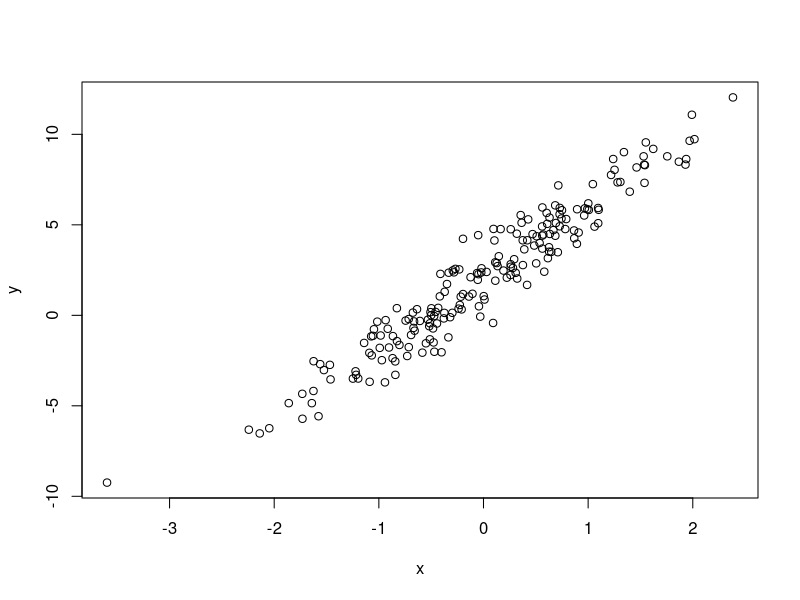
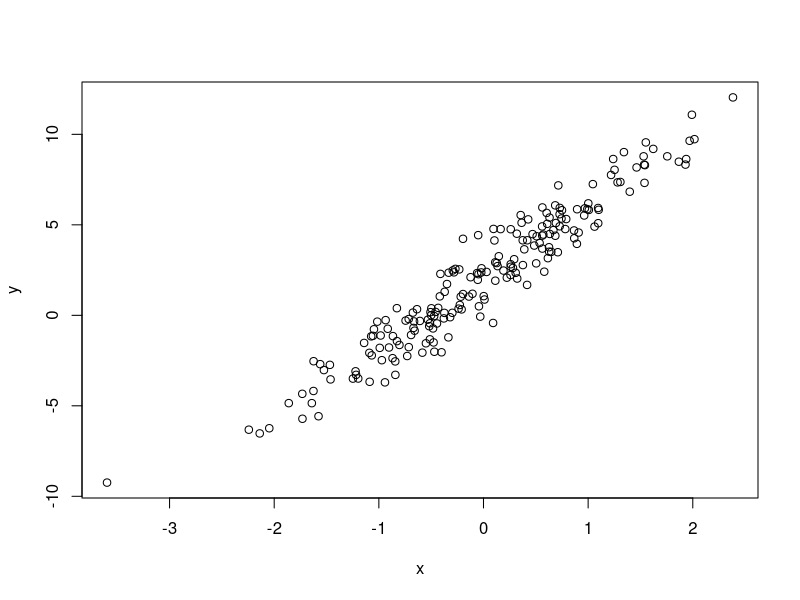

These charts were generated, in order, by the following R code: (Note: this script raises an error after producing the figures.)
## ---- chunk 1
n= 200

x = rnorm(n,)


y= 2 + 4*x + rnorm(n)


plot(x,y)

## ---- chunk 2

X <- model.matrix(~x)

# Build model
 # Inititialization of alpha1 and alpha2

kalman <- function(x,y,alpha0,sig20){
    alpha = alpha0
        
    V = diag(2)*100
    
    sig2 <- sig20
    
    for (a in 1:4) {
      
    for (i in 1:length(x)){
        alphas[i,] = alpha
        
        Y = y[i]
        Z = matrix(X[i,],ncol = 2)
        
        # State matrix
        F_ = diag(2)
        
       
        ###### Prediction step
        alphaTgivt <- F_%*% alpha
        
        VTgivt <- F_%*%V%*%t(F_)
        
        ### Correction step
        Kt <- VTgivt %*% t(Z)%*% (Z%*%VTgivt%*%t(Z)+sig2)^(-1)
        
        alpha <- alphaTgivt + Kt%*%(Y-(Z%*%alphaTgivt))
        V = VTgivt - Kt%*%Z%*%VTgivt
    }
    
    # Update sig2
    sig2 = 1/(length(x)-2) * (sum((y-X%*%alpha)^2))

    }
    
    return(list(alpha=alpha, sig2=sig2))
}


plot(x,y)
abline(alpha)

## ---- chunk 3
n = 200

x <- rnorm(n)

y = 4*sin(3*x)+ rnorm(n)

plot(x,y)


# Test with bspline
library(splines)
library(mgcv)

test<- gam(y~s(x))


ggplot()+
  geom_point(aes(x=x,y=y))+
  geom_line(aes(x=x,y=test$fitted.values))


